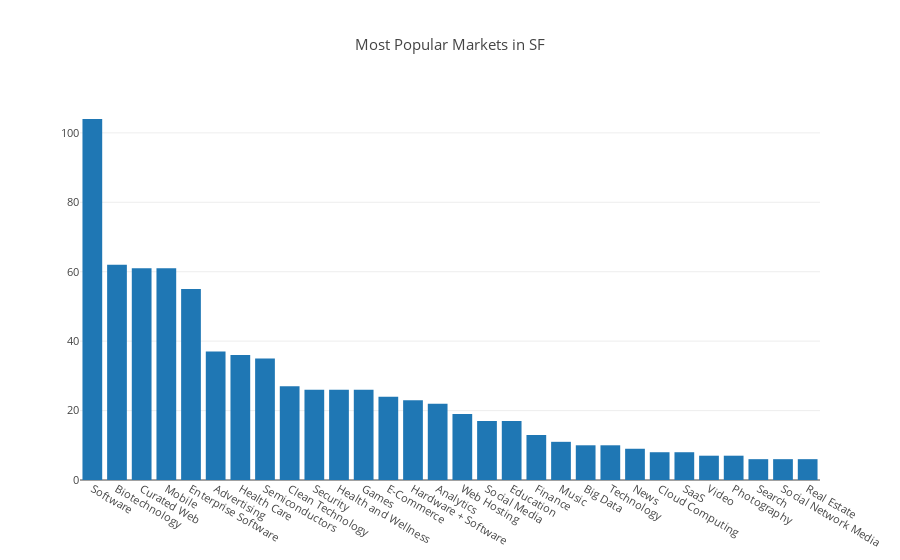

Write notebook code for a chart like this one.
### Code cell
popular_markets_bar = [go.Bar(
            x=popular_markets.keys()[:30],
            y=[popular_markets[key] for key in popular_markets.keys()[:30]]
    )]

iplot({'data':popular_markets_bar, 'layout':{'title': 'Most Popular Markets in SF',
                          'font': dict(size=11)}}, filename='basic-bar')

### Figure 1 — Plotly figure (JSON) as saved in the notebook; plotly's stock layout.template omitted (floating-point values rounded to 4 significant figures)
{"data": [{"type": "bar", "uid": "430d668c-dd45-11e8-8945-6a000073fc60", "x": ["Software", "Biotechnology", "Curated Web", "Mobile", "Enterprise Software", "Advertising", "Health Care", "Semiconductors", "Clean Technology", "Security", "Health and Wellness", "Games", "E-Commerce", "Hardware + Software", "Analytics", "Web Hosting", "Social Media", "Education", "Finance", "Music", "Big Data", "Technology", "News", "Cloud Computing", "SaaS", "Video", "Photography", "Search", "Social Network Media", "Real Estate"], "y": [104, 62, 61, 61, 55, 37, 36, 35, 27, 26, 26, 26, 24, 23, 22, 19, 17, 17, 13, 11, 10, 10, 9, 8, 8, 7, 7, 6, 6, 6]}], "layout": {"font": {"size": 11}, "title": "Most Popular Markets in SF"}}
